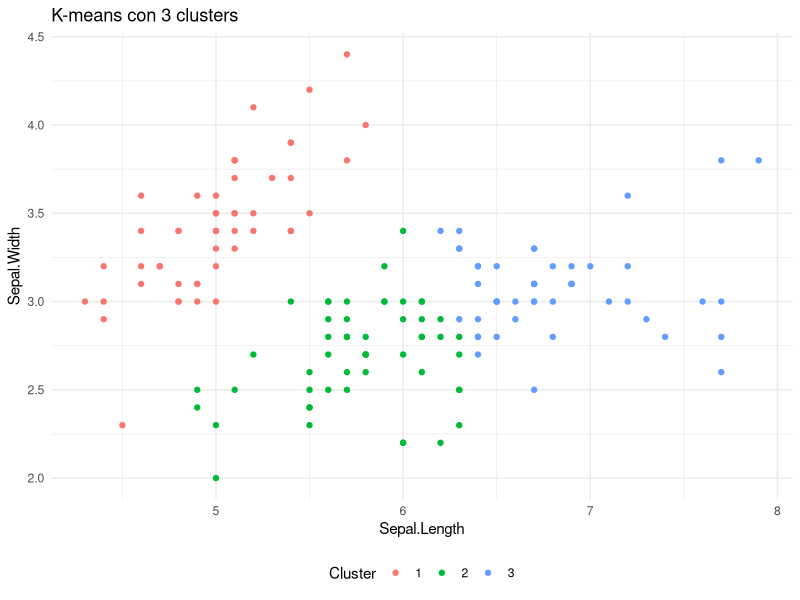

Write the R code that produced this figure.
data("iris")

#Quitar la columna de especie
iri_subset <- iris[,c("Sepal.Length", "Sepal.Width")]

set.seed(123) # Semilla para reproducibilidad
km_res <- kmeans(iri_subset, centers = 3)
km_res

library(ggplot2)
iris$Cluster <- factor(km_res$cluster)
ggplot(iris, aes(Sepal.Length, Sepal.Width, color = Cluster)) +
  geom_point() +
  theme_minimal() +
  labs(title = "K-means con 3 clusters") +
  theme(legend.position = "bottom")



